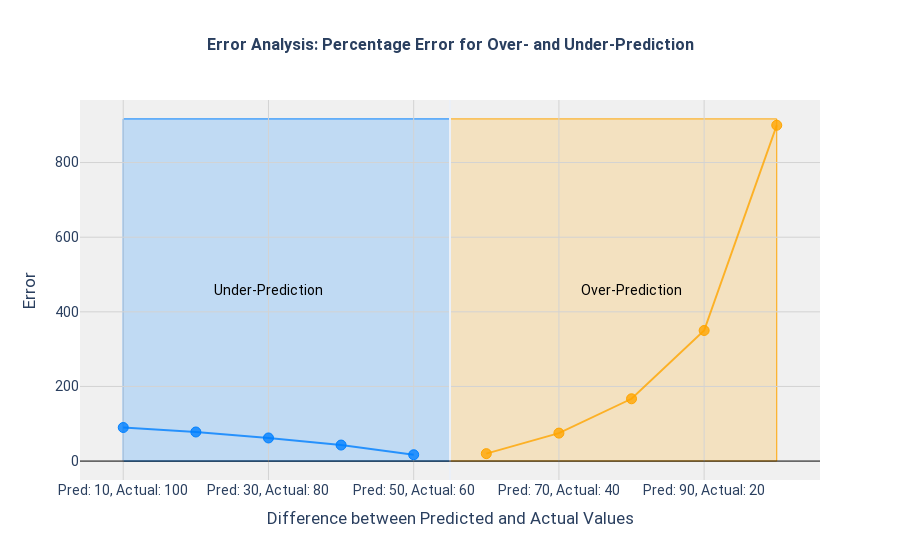

The notebook cell saved with this chart:
### Code cell
def percentage_error(actual, pred):
    actual, pred = np.array(actual), np.array(pred)
    # Avoid division by zero by replacing zeros in actual with a small value
    actual = np.where(actual == 0, 1e-10, actual)
    mape = np.mean(np.abs((actual - pred) / actual)) * 100
    return mape  # Return the mean absolute percentage error

html_str = plot_error_symmetry(percentage_error)
print(html_str)

### Figure 1 — Plotly figure (JSON) as saved in the notebook; plotly's stock layout.template omitted (floating-point values rounded to 4 significant figures)
{"data": [{"hoverinfo": "text", "marker": {"color": "rgba(255, 165, 0, 0.8)", "line": {"color": "rgba(255, 165, 0, 1)", "width": 1}, "size": 10}, "mode": "lines+markers", "name": "Over-Prediction Error", "text": ["Pred: 10, Actual: 100, Error: nan", "Pred: 20, Actual: 90, Error: nan", "Pred: 30, Actual: 80, Error: nan", "Pred: 40, Actual: 70, Error: nan", "Pred: 50, Actual: 60, Error: nan", "Pred: 60, Actual: 50, Error: 20", "Pred: 70, Actual: 40, Error: 75", "Pred: 80, Actual: 30, Error: 167", "Pred: 90, Actual: 20, Error: 350", "Pred: 100, Actual: 10, Error: 900"], "type": "scatter", "x": [null, null, null, null, null, 10, 30, 50, 70, 90], "y": [null, null, null, null, null, 20, 75, 167, 350, 900]}, {"hoverinfo": "text", "marker": {"color": "rgba(0, 128, 255, 0.8)", "line": {"color": "rgba(0, 128, 255, 1)", "width": 1}, "size": 10}, "mode": "lines+markers", "name": "Under-Prediction Error", "text": ["Pred: 10, Actual: 100, Error: 90", "Pred: 20, Actual: 90, Error: 78", "Pred: 30, Actual: 80, Error: 62", "Pred: 40, Actual: 70, Error: 43", "Pred: 50, Actual: 60, Error: 17", "Pred: 60, Actual: 50, Error: nan", "Pred: 70, Actual: 40, Error: nan", "Pred: 80, Actual: 30, Error: nan", "Pred: 90, Actual: 20, Error: nan", "Pred: 100, Actual: 10, Error: nan"], "type": "scatter", "x": [-90, -70, -50, -30, -10, null, null, null, null, null], "y": [90, 78, 62, 43, 17, null, null, null, null, null]}], "layout": {"annotations": [{"align": "center", "font": {"color": "black", "size": 14}, "showarrow": false, "text": "Under-Prediction", "x": -50, "y": 458.5}, {"align": "center", "font": {"color": "black", "size": 14}, "showarrow": false, "text": "Over-Prediction", "x": 50, "y": 458.5}], "font": {"family": "\"Segoe UI\", \"Roboto\", \"Oxygen\", \"Ubuntu\", \"Droid Sans\", \"Helvetica Neue\", sans-serif", "size": 14}, "plot_bgcolor": "rgba(240, 240, 240, 0.95)", "shapes": [{"fillcolor": "rgba(0, 128, 255, 0.2)", "layer": "below", "line": {"color": "rgba(0, 128, 255, 1)", "width": 1}, "type": "rect", "x0": -90, "x1": 0, "y0": 0, "y1": 917}, {"fillcolor": "rgba(255, 165, 0, 0.2)", "layer": "below", "line": {"color": "rgba(255, 165, 0, 1)", "width": 1}, "type": "rect", "x0": 0, "x1": 90, "y0": null, "y1": 917}], "showlegend": false, "title": {"font": {"family": "\"Segoe UI\", \"Roboto\", \"Oxygen\", \"Ubuntu\", \"Droid Sans\", \"Helvetica Neue\", sans-serif", "size": 16, "weight": "bold"}, "text": "Error Analysis: Percentage Error for Over- and Under-Prediction", "x": 0.5}, "xaxis": {"gridcolor": "lightgrey", "tickmode": "array", "ticktext": ["Pred: 10, Actual: 100", "Pred: 30, Actual: 80", "Pred: 50, Actual: 60", "Pred: 70, Actual: 40", "Pred: 90, Actual: 20"], "tickvals": [-90, -50, -10, 30, 70], "title": {"text": "Difference between Predicted and Actual Values"}}, "yaxis": {"gridcolor": "lightgrey", "title": {"text": "Error"}, "zeroline": true, "zerolinecolor": "black", "zerolinewidth": 1}}}
